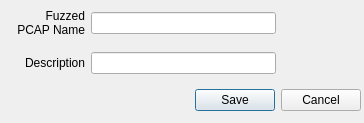
<?xml version="1.0" encoding="UTF-8"?>
<ui version="4.0">
 <class>SaveFuzzedPackets</class>
 <widget class="QDialog" name="SaveFuzzedPackets">
  <property name="geometry">
   <rect>
    <x>0</x>
    <y>0</y>
    <width>364</width>
    <height>123</height>
   </rect>
  </property>
  <property name="windowTitle">
   <string>Save Fuzzed Packets</string>
  </property>
  <widget class="QWidget" name="verticalLayoutWidget">
   <property name="geometry">
    <rect>
     <x>0</x>
     <y>0</y>
     <width>361</width>
     <height>121</height>
    </rect>
   </property>
   <layout class="QVBoxLayout" name="verticalLayout">
    <item>
     <layout class="QHBoxLayout" name="horizontalLayout">
      <item>
       <spacer name="horizontalSpacer_5">
        <property name="orientation">
         <enum>Qt::Horizontal</enum>
        </property>
        <property name="sizeType">
         <enum>QSizePolicy::Preferred</enum>
        </property>
        <property name="sizeHint" stdset="0">
         <size>
          <width>15</width>
          <height>20</height>
         </size>
        </property>
       </spacer>
      </item>
      <item>
       <widget class="QLabel" name="label">
        <property name="sizePolicy">
         <sizepolicy hsizetype="Fixed" vsizetype="Preferred">
          <horstretch>0</horstretch>
          <verstretch>0</verstretch>
         </sizepolicy>
        </property>
        <property name="minimumSize">
         <size>
          <width>70</width>
          <height>0</height>
         </size>
        </property>
        <property name="maximumSize">
         <size>
          <width>80</width>
          <height>50</height>
         </size>
        </property>
        <property name="text">
         <string>Fuzzed PCAP Name</string>
        </property>
        <property name="alignment">
         <set>Qt::AlignRight|Qt::AlignTrailing|Qt::AlignVCenter</set>
        </property>
        <property name="wordWrap">
         <bool>true</bool>
        </property>
       </widget>
      </item>
      <item>
       <widget class="QLineEdit" name="lineEdit"/>
      </item>
      <item>
       <spacer name="horizontalSpacer_3">
        <property name="orientation">
         <enum>Qt::Horizontal</enum>
        </property>
        <property name="sizeType">
         <enum>QSizePolicy::Preferred</enum>
        </property>
        <property name="sizeHint" stdset="0">
         <size>
          <width>85</width>
          <height>20</height>
         </size>
        </property>
       </spacer>
      </item>
     </layout>
    </item>
    <item>
     <layout class="QHBoxLayout" name="horizontalLayout_2">
      <item>
       <spacer name="horizontalSpacer_4">
        <property name="orientation">
         <enum>Qt::Horizontal</enum>
        </property>
        <property name="sizeType">
         <enum>QSizePolicy::Preferred</enum>
        </property>
        <property name="sizeHint" stdset="0">
         <size>
          <width>15</width>
          <height>20</height>
         </size>
        </property>
       </spacer>
      </item>
      <item>
       <widget class="QLabel" name="label_2">
        <property name="minimumSize">
         <size>
          <width>70</width>
          <height>0</height>
         </size>
        </property>
        <property name="maximumSize">
         <size>
          <width>70</width>
          <height>16777215</height>
         </size>
        </property>
        <property name="text">
         <string>Description</string>
        </property>
        <property name="alignment">
         <set>Qt::AlignRight|Qt::AlignTrailing|Qt::AlignVCenter</set>
        </property>
       </widget>
      </item>
      <item>
       <widget class="QLineEdit" name="lineEdit_2"/>
      </item>
      <item>
       <spacer name="horizontalSpacer_2">
        <property name="orientation">
         <enum>Qt::Horizontal</enum>
        </property>
        <property name="sizeType">
         <enum>QSizePolicy::Preferred</enum>
        </property>
        <property name="sizeHint" stdset="0">
         <size>
          <width>85</width>
          <height>20</height>
         </size>
        </property>
       </spacer>
      </item>
     </layout>
    </item>
    <item>
     <layout class="QHBoxLayout" name="horizontalLayout_3">
      <item>
       <spacer name="horizontalSpacer">
        <property name="orientation">
         <enum>Qt::Horizontal</enum>
        </property>
        <property name="sizeHint" stdset="0">
         <size>
          <width>40</width>
          <height>20</height>
         </size>
        </property>
       </spacer>
      </item>
      <item>
       <widget class="QPushButton" name="pushButton_2">
        <property name="text">
         <string>Save</string>
        </property>
       </widget>
      </item>
      <item>
       <widget class="QPushButton" name="pushButton">
        <property name="text">
         <string>Cancel</string>
        </property>
       </widget>
      </item>
     </layout>
    </item>
   </layout>
  </widget>
 </widget>
 <resources/>
 <connections/>
</ui>
